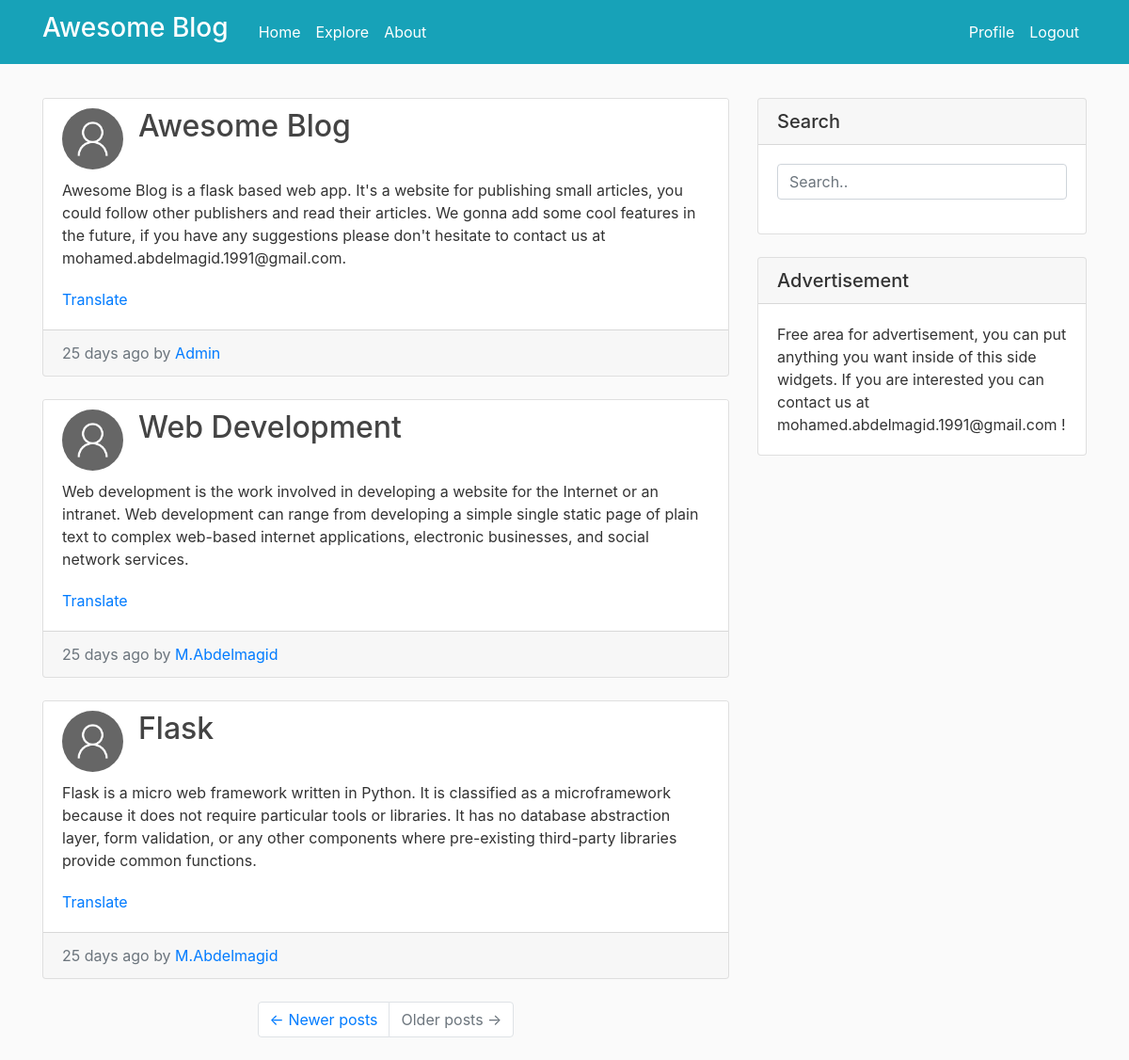
Screenshot of /explore?page=2 (signed in) with the database file from the repository.
### webapp/models.py (models this page shows, shortened)
class SearchableMixin(object):
    @classmethod
    def before_commit(cls, session):
        session._changes = {
            'add': list(session.new),
            'update': list(session.dirty),
            'delete': list(session.deleted)
        }
    @classmethod
    def after_commit(cls, session):
        for obj in session._changes['add']:
            if isinstance(obj, SearchableMixin):
                add_to_index(obj.__tablename__, obj)
        for obj in session._changes['update']:
            if isinstance(obj, SearchableMixin):
                add_to_index(obj.__tablename__, obj)
        for obj in session._changes['delete']:
            if isinstance(obj, SearchableMixin):
                remove_from_index(obj.__tablename__, obj)
        session._changes = None

class Post(SearchableMixin, db.Model):
    __searchable__ = ['content', 'title']
    id = db.Column(db.Integer, primary_key=True)
    title = db.Column(db.String(100), nullable=False)
    date_posted = db.Column(db.DateTime, nullable=False, default=datetime.utcnow)
    content = db.Column(db.Text, nullable=False)
    user_id = db.Column(db.Integer, db.ForeignKey('user.id'), nullable=False)
    language = db.Column(db.String(5))

class User(UserMixin, db.Model):
    id = db.Column(db.Integer, primary_key=True)
    username = db.Column(db.String(64), index=True, unique=True, nullable=False)
    email = db.Column(db.String(120), index=True, unique=True, nullable=False)
    image_file = db.Column(db.String(20), nullable=False, default='default.png')
    password_hash = db.Column(db.String(128))
    about_me = db.Column(db.String(140))
    last_seen = db.Column(db.DateTime, default=datetime.utcnow)
    followed = db.relationship(
        'User', secondary=followers,
        primaryjoin=(followers.c.follower_id == id),
        secondaryjoin=(followers.c.followed_id == id),
        backref=db.backref('followers', lazy='dynamic'), lazy='dynamic')
    posts = db.relationship('Post', backref='author', lazy='dynamic')

### webapp/main/routes.py (the view)
@main.route('/explore')
@login_required
def explore():
    page = request.args.get('page', 1, type=int)
    all_posts = Post.query.order_by(Post.date_posted.desc())
    posts = all_posts.paginate(page, current_app.config['POSTS_PER_PAGE'], False)
    next_url = url_for('main.explore', page=posts.next_num) \
        if posts.has_next else None
    prev_url = url_for('main.explore', page=posts.prev_num) \
        if posts.has_prev else None
    displayPagination = all_posts.count() > current_app.config['POSTS_PER_PAGE']
    return render_template("home.html", title='Explore', posts=posts.items,
                          next_url=next_url, prev_url=prev_url, display=displayPagination)

### webapp/main/forms.py
class SearchForm(FlaskForm):
    q = StringField('Search', validators=[DataRequired()])
    def __init__(self, *args, **kwargs):
        if 'formdata' not in kwargs:
            kwargs['formdata'] = request.args
        if 'csrf_enabled' not in kwargs:
            kwargs['csrf_enabled'] = False
        super(SearchForm, self).__init__(*args, **kwargs)

### webapp/main/routes.py (called while the page is built)
@main.before_request
def before_request():
    if current_user.is_authenticated:
        current_user.last_seen = datetime.utcnow()
        db.session.commit()
        g.search_form = SearchForm()

### webapp/models.py (called while the page is built)
@login.user_loader
def load_user(id):
    return User.query.get(int(id))

### webapp/templates/home.html (shortened to what this page needs)
{% extends 'layout.html' %}
{% block app_content %}
    {% for post in posts %}
        {% include '_post.html' %}
    {% endfor %}
    {% if display %}
    <ul class="pagination justify-content-center mb-4">
        <li class="page-item{% if not prev_url %} disabled{% endif %}">
            <a class="page-link" href="{{ prev_url or '#' }}">
                <span aria-hidden="true">&larr;</span> Newer posts
            </a>
        </li>
        <li class="page-item{% if not next_url %} disabled{% endif %}">
            <a class="page-link" href="{{ next_url or '#' }}">
                Older posts <span aria-hidden="true">&rarr;</span>
            </a>
        </li>
    </ul>
    {% endif %}
{% endblock %}

### webapp/templates/_post.html
<div class="card my-4">
    <article class="media content-section border-0 mb-0">
        <img class="rounded-circle article-img" src="{{ url_for('static', filename='pics/' + post.author.image_file) }}">
        <div class="media-body">
            <h2 class="article-title">{{ post.title }}</h2>
        </div>
    </article>
    <div id="post{{ post.id }}" class="card-body pt-0">
        <p class="card-text">{{ post.content }}</p>
    </div>
    {% if post.language and post.language != 'ar' %}
    <div class="card-body pt-0" id="translation{{ post.id }}">
        <p class="card-text">
            <a href="javascript:translate(
                '#post{{ post.id }}',
                '#translation{{ post.id }}',
                '{{ post.language }}',
                'ar');"
            >Translate</a>
        </p>
    </div>
    {% endif %}
    <div class="card-footer text-muted">
        {{ moment(post.date_posted).fromNow() }} by
        <a href="/account/{{ post.author.username }}"> {{ post.author.username }}</a>
    </div>
</div>

### webapp/static/css/custom.css (style rules this page uses)
body { background: #fafafa; color: #333333; margin-top: 5rem; }
.content-section { background: #ffffff; padding: 10px 20px; border: 1px solid #dddddd; border-radius: 3px; }
.article-title { color: #444444; }
.article-img { height: 65px; width: 65px; margin-right: 16px; }

### rows the page displays
Post: image_file (placeholder picture), title "Awesome Blog", content "Awesome Blog is a flask based web app. It's a website for publishing small articles, you could follow other publishers and read their articles. We gonna add some cool features in the future, if you have any suggestions please don't hesitate to contact us at mohamed.abdelmagid.1991@gmail.com.", date_posted "25 days ago", author.username "Admin"
Post: image_file (placeholder picture), title "Web Development", content "Web development is the work involved in developing a website for the Internet or an intranet. Web development can range from developing a simple single static page of plain text to complex web-based internet applications, electronic businesses, and social network services.", date_posted "25 days ago", author.username "M.Abdelmagid"
Post: image_file (placeholder picture), title "Flask", content "Flask is a micro web framework written in Python. It is classified as a microframework because it does not require particular tools or libraries. It has no database abstraction layer, form validation, or any other components where pre-existing third-party libraries provide common functions.", date_posted "25 days ago", author.username "M.Abdelmagid"
